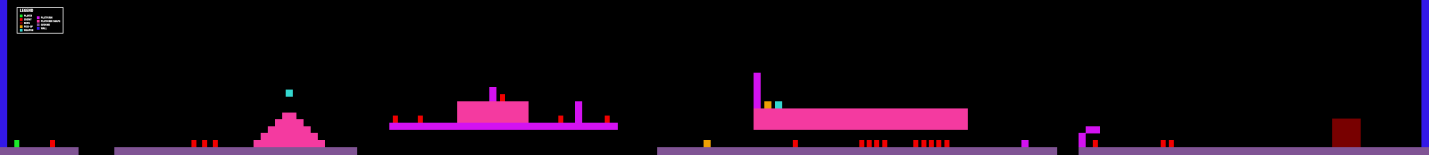
#> input picture Level1.png, 10000 x 1080 px (shown at 1/7 size)
$ python main.py
#> lines starting #> are read from the running program, lines starting #| are printed output that depends on the picture
import PIL.Image
import PIL.features
import numpy as np
import os


class TextVariables:
    def __init__(self, x, y, w, h):
        self.platform = "Platform.generateRectangle({{x: {},\ty: {},\tw: {},\th: {},\t sprite: {{default: `${{PATH_SPRITES}}/Level 2/Platform.png`}}}});".format(
            x, y, w, h)

        self.enemy_melee = "{{x: {}, y: {}, w: {}, h: {}, jumpHeight: 0, jumps: 0, movespeed: 3, seekingMovespeedFactor: 1.5, "
        "HP: 50, contactDamage: 15, patrolDistance: 500, attackCooldown: 3000}},".format(x, y, w, h)

        # self.enemy_ranged = "{{x: {}, y: {}, w: {}, h: {}, jumpHeight: 0, jumps: 0, movespeed: 0, HP: 30, contactDamage: 5, patrolDistance: 1500, attackCooldown: 1000, weapon: new Weapon({{"
        # "\n\tname: \"Izazgrabi\",\n"
        # "\n\tdamage: 10,"
        # "\n\tsound: createSound(`${PATH_AUDIO}/Weapons/Ranged/Izazgrabi/Fire.mp3`),"
        # "\n\tmissileSpeed: 7,"
        # "\n\tmissileSize: {w: 30, h: 15},"
        # "\n\tfireEffectSize: {w: 64, h: 64},"
        # "\n\tmissileSprite: {"
        # "\n\t\tleft: `${PATH_SPRITES}/Weapons/Ranged/Izazgrabi/MissileLeft.png`,"
        # "\n\t\tright: `${PATH_SPRITES}/Weapons/Ranged/Izazgrabi/MissileRight.png`,"
        # "\n\t\tup: `${PATH_SPRITES}/Weapons/Ranged/Izazgrabi/MissileUp.png`,"
        # "\n\t\tfire: {"
        # "\n\t\t\tleft: `${PATH_SPRITES}/Weapons/Ranged/Izazgrabi/FiredLeft.png`,"
        # "\n\t\t\tright: `${PATH_SPRITES}/Weapons/Ranged/Izazgrabi/FiredRight.png`,"
        # "\n\t\t}"
        # "\n\t},"
        # "\n})},".format(x, y, w, h)


class TextPaste:
    def __init__(self, text):
        self.text = text


class PixelObject:
    def __init__(self, file_name, color):
        self.file_name = file_name
        self.texture = PIL.Image.open(file_name)
        self.size = width, height = self.texture.size
        self.color = color
        self.inverted_color = invert_color(color)


class Colors:
    WHITE = [255, 255, 255, 255]
    BLACK = [0, 0, 0, 255]
    PLATFORM = [128, 84, 148, 255]
    PLATFORM2 = [244, 58, 160, 255]
    PLATFORM3 = [211, 18, 241, 255]
    WALL = [51, 24, 231, 255]
    HEALTHORB = [52, 216, 208, 255]
    LIFEORB = [222, 216, 208, 255]
    PLAYER = [27, 233, 42, 255]
    ENEMY = [241, 0, 0, 255]
    BOSS = [120, 0, 0, 255]


def invert_color(color):
    return [255 - color[0], 255 - color[1], 255 - color[2], color[3] - 0]


def filling_pixels(fill_color):
    for k in range(increment):
        for h in range(increment):
            b[i + k][j + h] = fill_color


# ground = PixelObject("ground.png", Colors.PLATFORM)


def main():
    filename = "Level1.png"
    image = PIL.Image.open(filename)
#> image is the input picture: PIL image 10000x1080 RGBA; mean R, G, B, A 17.4, 5.9, 15.9, 255

    size = width, height = image.size
#> size = (10000, 1080); width = 10000; height = 1080
    # [10 lines of commented-out code are left out]

    a = np.asarray(image)

    global i
    global j
    global increment
    i = 0
    j = 0
    increment = 50

    global b
    b = a.copy()
    b.setflags(write=1)  # making array writable

    f = open("coordinates.txt", "w")
    while i < len(b) - (increment - 1):
        j = 0
        while j < len(b[i]) - (increment - 1):
            # value = b[i][j] == [0, 0, 0, 255] = why did this work?
            if (np.asarray(Colors.BLACK) == b[i][j]).all():
                fill_color = invert_color(Colors.BLACK)

            elif (np.asarray(Colors.PLATFORM) == b[i][j]).all():
                # f.write("{} - X: {}, Y: {}{}".format("Platform", j, i, "\n"))
                f.write(TextVariables(j, i, 50, 50).platform)
                fill_color = invert_color(Colors.PLATFORM)

            elif (np.asarray(Colors.PLATFORM2) == b[i][j]).all():
                # f.write("{} - X: {}, Y: {}{}".format("PlatformObject", j, i, "\n"))
                f.write(TextVariables(j, i, 50, 50).platform)
                fill_color = invert_color(Colors.PLATFORM)

            elif (np.asarray(Colors.PLATFORM3) == b[i][j]).all():
                # f.write("{} - X: {}, Y: {}{}".format("PlatformObject2", j, i, "\n"))
                f.write(TextVariables(j, i, 50, 50).platform)
                fill_color = invert_color(Colors.PLATFORM)

            elif (np.asarray(Colors.WALL) == b[i][j]).all():
                # f.write("{} - X: {}, Y: {}{}".format("PlatformWall", j, i, "\n"))
                f.write("Platform.generateRectangle({{x: {},{}y: {},{}w: 50, h: 50, "
                        "sprite: {{default: `${{PATH_SPRITES}}/Level 2/Ground_450x100.png`}}}});{}"
                        .format(j, "\t", i, "\t", "\n"))
                fill_color = invert_color(Colors.WALL)

            elif (np.asarray(Colors.PLAYER) == b[i][j]).all():
                f.write("{} - X: {}, Y: {}{}".format("Player", j, i, "\n"))
                fill_color = invert_color(Colors.PLAYER)

            elif (np.asarray(Colors.ENEMY) == b[i][j]).all():
                f.write("{} - X: {}, Y: {}{}".format("Enemy", j, i, "\n"))
                fill_color = invert_color(Colors.ENEMY)

            elif (np.asarray(Colors.BOSS) == b[i][j]).all():
                f.write("{} - X: {}, Y: {}{}".format("Boss", j, i, "\n"))
                fill_color = invert_color(Colors.BOSS)

            elif (np.asarray(Colors.LIFEORB) == b[i][j]).all():
                f.write("{} - X: {}, Y: {}{}".format("Boss", j, i, "\n"))
                fill_color = invert_color(Colors.LIFEORB)

            elif (np.asarray(Colors.HEALTHORB) == b[i][j]).all():
                f.write("{} - X: {}, Y: {}{}".format("Boss", j, i, "\n"))
                fill_color = invert_color(Colors.HEALTHORB)

            filling_pixels(fill_color)
            j += increment

        i += increment
#> this loop made 21 passes
#> i on passes 1 to 12: 50, 100, 150, 200, 250, 300, 350, 400, 450, 500, 550, 600
#> after the loop, i = 1050

    f.close()

    # print("something:", b[1])

    # print(b)

    PIL.Image.fromarray(b, mode="RGBA").save("Level1-edited.png", format="PNG")
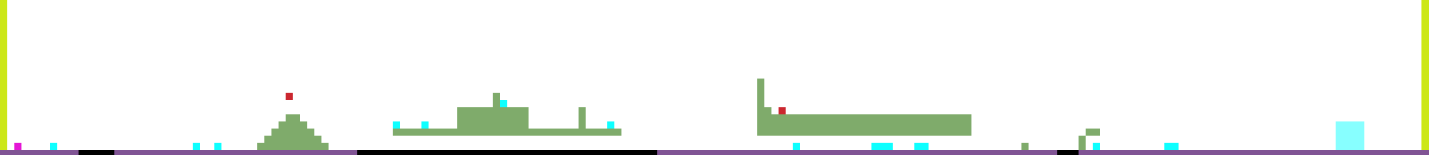
#> saved as Level1-edited.png: PIL image 10000x1080 RGBA (shown at 1/7 size); mean R, G, B, A 242.9, 245.4, 241.9, 255

    del image


if __name__ == "__main__":
    main()
